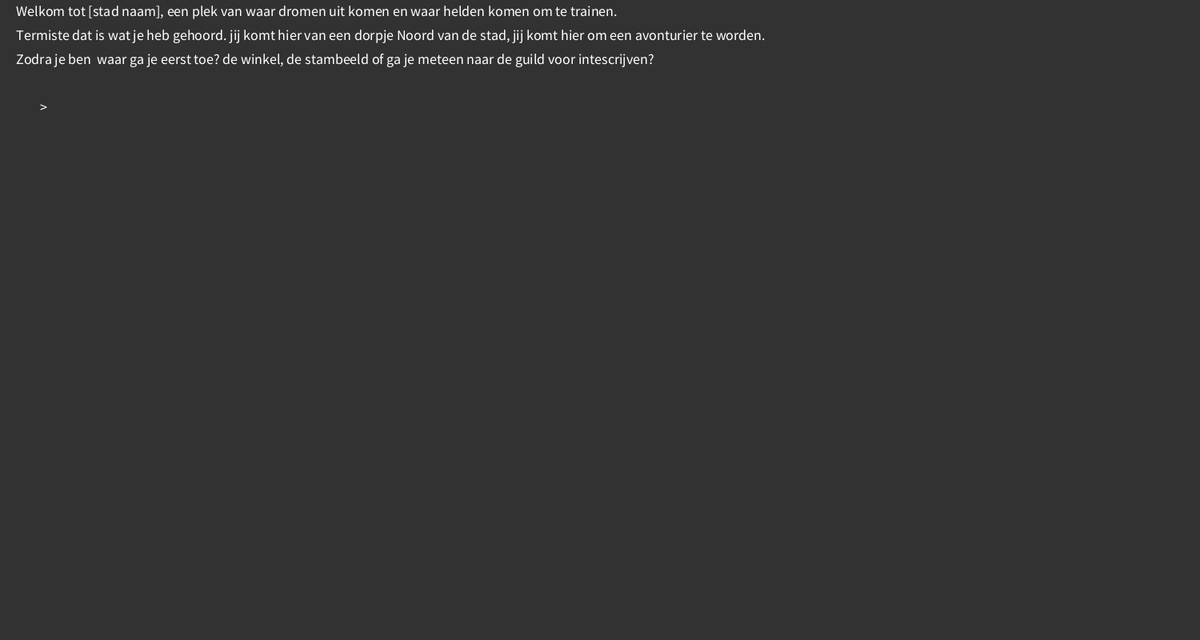
Frame 1 (no input)
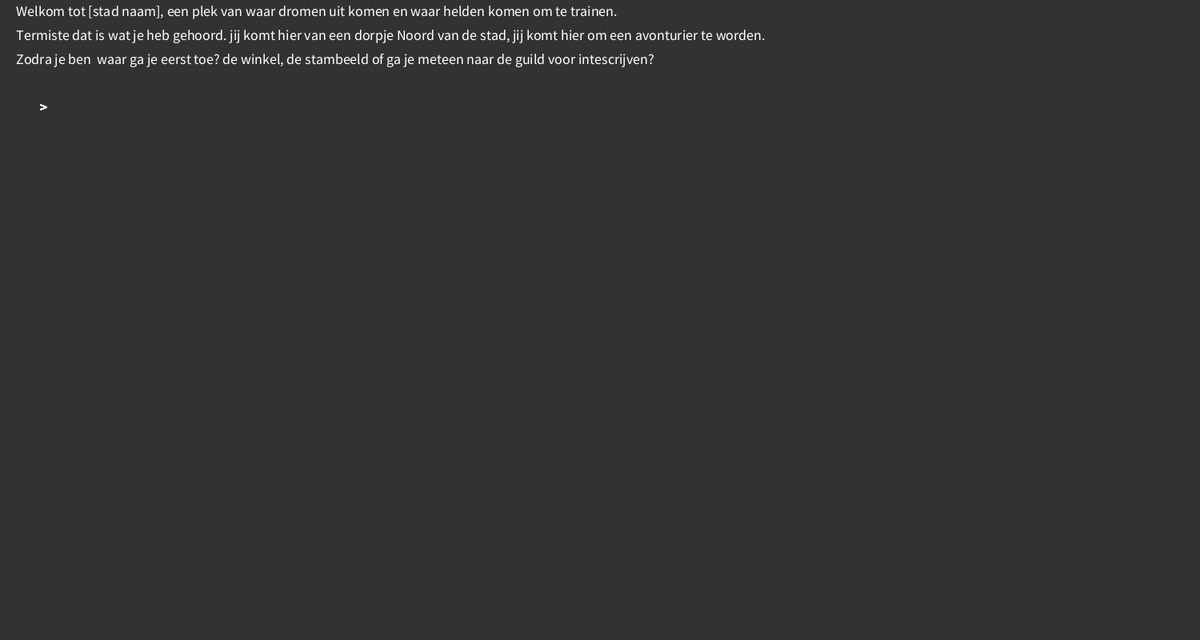
Frame 60 (the mouse pressed at the canvas centre just before this capture)
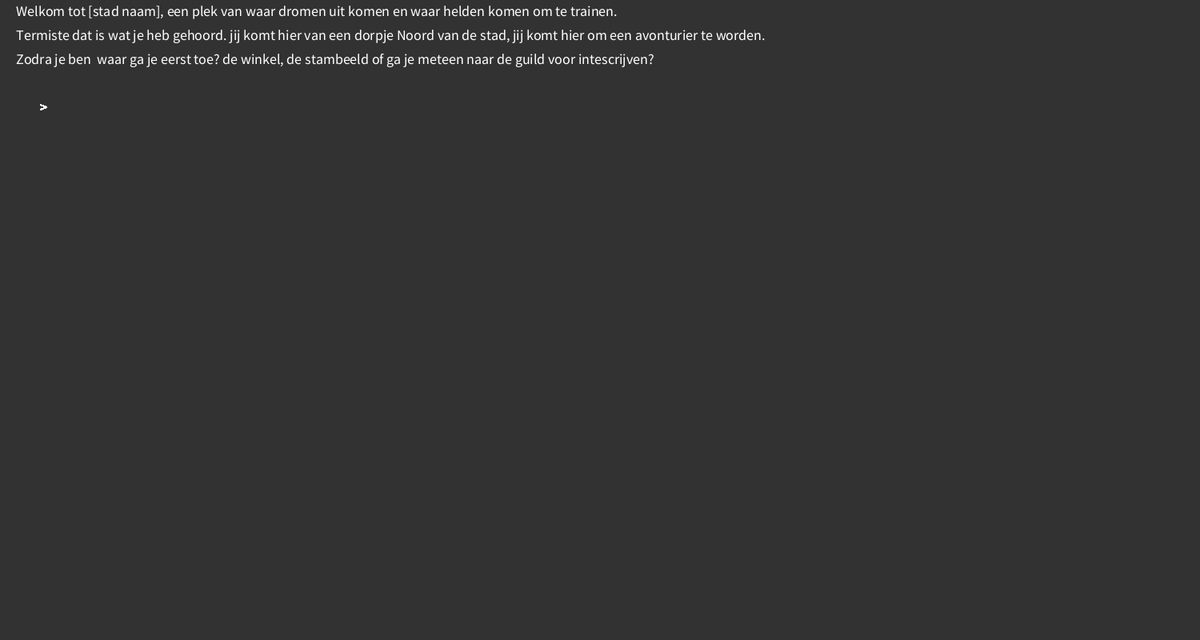
Frame 120 (the mouse held since frame 60 and released just before this capture)

The Processing sketch that drew these frames (run headless with seeded random() and noise(); from frame 60 on, the mouse is pressed at the canvas centre):

// Processing sketch: eindoprdacht_P1
// ── eindoprdacht_P1.pde

String input = "";
//String teskt[] = new String[3];
String TesktIN[] = {"Welkom tot [stad naam], een plek van waar dromen uit komen en waar helden komen om te trainen.", "Termiste dat is wat je heb gehoord. jij komt hier van een dorpje Noord van de stad, jij komt hier om een avonturier te worden."
  , "Zodra je ben  waar ga je eerst toe? de winkel, de stambeeld of ga je meteen naar de guild voor intescrijven?"};
String TesktA1[] = {"je besluit om naar de stambeeld tegaan","bij de stambeeld vindt een kat zitten op de rand, je kan niet weerstaan om niet deze kat te aaien","jammer dat toen je naar de kat toe liep dat die weg sprong en verdwijn intot de gemeentigte, benieuwd waar die naar toe ging volg je hem.","je volg de kat en eindig in een steegje waar je hem verliest. zodra je rond kijk merk je dat een paar mensen je nadert.","je staat klaar om over vallen te worden maar ze kijken naar je en zijn 'wat doe jij hier? je weet dat het gevaarlijk is om alleen in een steegje te gaan'.","toon je vertelde over de kat dat je zag werden ze benieuwd maar ze zagen der uit dat ze een andere antwoord verwachte dan dat jij de kat wou aaien."," na dat merk je dat het al donker wordt, best naar de guild kan gaan vordat het donker wordt of voordat mensen denken dat je gek ben."};
String TesktB1[] = {"toen je de stad in kwam merkte je een winkel die handige leek te verkopen.","waneer je voor de deur sta waait de deur plots open en stormt een person uit en bost intot jouw.","voordat je de person kon aanspreken zegt de persoon: 'sorry, heb geen tijd. moet gaan!' en rent weg.... dat was iets...","WAS DAT EEN DIEF?!","je ga naar binnen en kijk rond, je zie een paar dingen dat van belang kan zijn maar ze zijn wel prijzig je besluit dat je een goedkope zwaard zal halen","of zal sparen voor een betere en je eerste missie on bewapend doen?"};
String TesktC1[] = {"je besluit dat het best is om je te registeren, zo je ga naar de guild toe","je kom aan op bij een groot gebouw wat erg net uit zie vergeleken met de rest van de gebouwen. dit moet vast de plak zijn","zodraje naar binnen ga wordt je bijna overweld door de zicht van zo veel avondtuurieren en jagers","niet te zenuwachtig worden je wist dat dit een druke plek zou zijn en idereen zijn toch alleen met elkaar bezig","'Hoi is dit waar ik moet registeren voor een avonturier te worden?' de receptionist draait om om je te groeten 'Mijn exuses had je niet gezien. je zei dat je kom om een avondturier te worden.'","ze blader door haar boek, vast opzoek naar de prosudure 'ah hier- voordat je kan registeren moet je eerste een van de beginer level opdrachten doen. en word daar door gezien wat beste bij je past.'","'was bijna vergeten tevragen, wat is je naam?'","'Will. kan ik zelf kiezen of wordt ik een toegewezen?'","'toegewezen, het moet een opdracht zijn dat je vaardigheden test maar je niet in direct gevaar zet''","de receptionist neemt je naar de bord waar all de verzoeken zijn opgehangen en na een tijdje van kijken en checken als een verdoet aan al de benodigde eisen voor de test","krijgt je een aangegeven om te doen.'dit hoord goed te zijn voor je test. je zal voor kruiden zoeken voor de chemist in de bos vlakbij,"," je zal waarzijnlijk geen gevaarlijke dieren of monster tegen komen, maar we kunnen een gevechtsevaluatie doen zodra je terug ben, ben je er klaar voor?'"};
String TesktA2[] = {"A2"};
String TesktB2[] = {"B2"};
String TesktC2[] = {"C2"};
String TesktD2[] = {"The predator cant differ the prey from the allies"};
String TesktYkoop[] = {"je koop de zwaard, beter iets hebben dan niets"};
String TestNkoop[] = {"je besluit om niet de zwaard te halen, je ben toch niet van plan om te starten met een jaagt"};
Boolean Zwaard = false;
String Teskt[] = TesktIN;
int zin = 0;
int yT = 20;
void setup() {
  size(1500, 800);
  background(50);
  fill(255);
  textSize(18);
  frameRate = 1;
  stroke(50);
}

void draw() {
  //background(50);
 while (zin <= (Teskt.length-1)) {text(Teskt[zin],20,yT); zin++; yT+=30;}
 
  if (zin == (Teskt.length)) {
    text("> " + input, 50, yT+30);
  }
}
/*void mouseClicked() {
  if (zin < (Teskt.length-1)) {
    zin++;
    yT +=30;
  }
}*/

void keyPressed() {
  // om mijn ongelukeen te verwijderen
  if (keyCode == BACKSPACE) {
    if (input.length() > 0) {
      input = input.substring(0, input.length() - 1);
      fill(50); rect(50, yT+10, 900, 100);
      fill(255);
    }
  } else {
    // om je toets visual te maken en om de overgnag te maken(dit zorg ook dat het maar een keer check per toets)
    fill(50);
    rect(50, yT+10, 900, 100);
    fill(255);
    input += key;
    overgang(input);
  }
  
}

void overgang(String check) {
  println(check);
  switch(check){
  case "stambeeld": Teskt = TesktA1; zin = 0; input = ""; yT = 20; background(50) ;break;
  case "winkel": Teskt = TesktB1; zin = 0; yT = 20; input = "";background(50) ;break;
  case "guild":Teskt = TesktC1; zin = 0; yT = 20; input = "";background(50) ;break;
  case "debos":Teskt = TesktA2; zin = 0; yT = 20; input = ""; background(50);break;
  case "stadin":Teskt = TesktB2; zin = 0; input = ""; yT = 20;background(50) ;break;
  case "praten":Teskt = TesktC2; zin = 0; input = ""; yT = 20; background(50);break;
  case "goedkoop":Teskt = TesktYkoop; zin = 0; input = ""; yT = 20; background(50);break;
  case "geenkoop":Teskt = TestNkoop; zin = 0; input = ""; yT = 20; background(50);break;
  //case "goedkoop":Teskt = TesktC2; zin = 0; input = ""; yT = 20; background(50);break;
  case "thehunger":Teskt = TesktD2; zin = 0; yT = 20; ;break;
  default:println("sorry, what?");break;
  }
}
